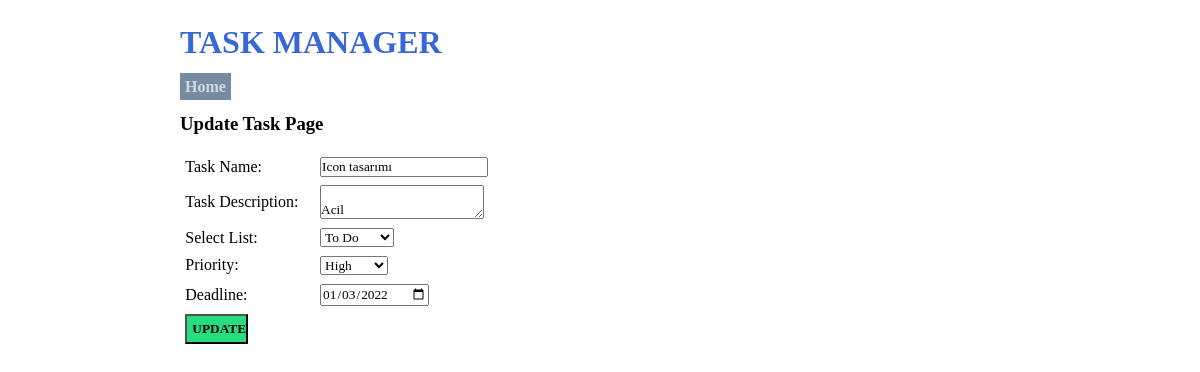
Page /update-task.php?task_id=2 on the committed database.
### tables this page shows
CREATE TABLE `tbl_tasks` (
  `task_id` int(10) UNSIGNED NOT NULL,
  `task_name` varchar(150) NOT NULL,
  `task_description` text NOT NULL,
  `list_id` int(11) NOT NULL,
  `priority` varchar(10) NOT NULL,
  `deadline` date NOT NULL
);

CREATE TABLE `tbl_lists` (
  `list_id` int(10) UNSIGNED NOT NULL,
  `list_name` varchar(50) NOT NULL,
  `list_description` varchar(150) DEFAULT NULL
);

### update-task.php (the view, shortened to what this page needs)
<?php
    if(isset($_GET['task_id']))
    {
        $task_id = $_GET['task_id'];
        $conn = mysqli_connect(LOCALHOST, DB_USERNAME, DB_PASSWORD) or die(mysqli_error());
        $sql = "SELECT * FROM tbl_tasks WHERE task_id=$task_id";
        $res = mysqli_query($conn, $sql);
        if($res==true)
        {
            $row = mysqli_fetch_assoc($res);
            $task_name = $row['task_name'];
            $task_description = $row['task_description'];
            $list_id = $row['list_id'];
            $priority = $row['priority'];
            $deadline = $row['deadline'];
        }
    }
    else
    {
        header('location:'.SITEURL);
    }
?>
<html>
    <head>
        <link rel="stylesheet" href="<?php echo SITEURL; ?>css/style.css" />
    </head>
    <body>
        <div class="wrapper">
        <h1>TASK MANAGER</h1>
        <p>
            <a class="btn-secondary" href="<?php echo SITEURL; ?>">Home</a>
        </p>
        <h3>Update Task Page</h3>
        <form method="POST" action="">
            <table class="tbl-half">
                <tr>
                    <td>Task Name: </td>
                    <td><input type="text" name="task_name" value="<?php echo $task_name; ?>" required="required" /></td>
                </tr>
                <tr>
                    <td>Task Description: </td>
                    <td>
                        <textarea name="task_description">
                        <?php echo $task_description; ?>
                        </textarea>
                    </td>
                </tr>
                <tr>
                    <td>Select List: </td>
                    <td>
                        <select name="list_id">
                            <?php
                                $conn2 = mysqli_connect(LOCALHOST, DB_USERNAME, DB_PASSWORD) or die(mysqli_error());
                                $sql2 = "SELECT * FROM tbl_lists";
                                $res2 = mysqli_query($conn2, $sql2);
                                if($res2==true)
                                {
                                    $count_rows2 = mysqli_num_rows($res2);
                                    if($count_rows2>0)
                                    {
                                        while($row2=mysqli_fetch_assoc($res2))
                                        {
                                            $list_id_db = $row2['list_id'];
                                            $list_name = $row2['list_name'];
                                            ?>
                                            <option <?php if($list_id_db==$list_id){echo "selected='selected'";} ?> value="<?php echo $list_id_db; ?>"><?php echo $list_name; ?></option>
                                            <?php
                                        }
                                    }
                                    else
                                    {
                                        ?>
                                        <option <?php if($list_id=0){echo "selected='selected'";} ?> value="0">None</option>p
                                        <?php
                                    }
                                }
                            ?>
                        </select>
                    </td>
                </tr>
                <tr>
                    <td>Priority: </td>
                    <td>
                        <select name="priority">
                            <option <?php if($priority=="High"){echo "selected='selected'";} ?> value="High">High</option>
                        </select>
                    </td>
                </tr>
                <tr>
                    <td>Deadline: </td>
                    <td><input type="date" name="deadline" value="<?php echo $deadline; ?>" /></td>
                </tr>
                <tr>
                    <td><input class="btn-primary btn-lg" type="submit" name="submit" value="UPDATE" /></td>
                </tr>
            </table>
        </form>
        </div>
    </body>
</html>

### css/style.css (style rules this page uses)
* { margin: 0; padding: 0; font-family: verdana; }
.wrapper { width: 70%; margin: 0 auto; padding: 2%; }
h1 { color: #3867d6; margin-bottom: 2%; }
h3 { margin: 2% 0; }
.btn-primary { background-color: #26de81; padding: 5px; font-weight: bold; text-decoration: none; color: black; }
.btn-secondary { background-color: #778ca3; padding: 5px; font-weight: bold; text-decoration: none; color: rgba(255, 255, 255, 0.671); }
.btn-lg { width: 50%; }
table tr td { padding: 1%; }
.tbl-half { width: 40%; }

### rows in the picture
tbl_tasks: task_name "Icon tasarımı", task_description "Acil", list_id "To Do", priority "High", deadline "01/03/2022"
